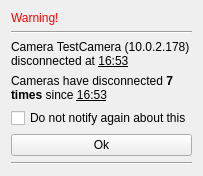
<?xml version="1.0" encoding="UTF-8"?>
<ui version="4.0">
 <class>QnPopupWidget</class>
 <widget class="QWidget" name="QnPopupWidget">
  <property name="geometry">
   <rect>
    <x>0</x>
    <y>0</y>
    <width>258</width>
    <height>195</height>
   </rect>
  </property>
  <property name="sizePolicy">
   <sizepolicy hsizetype="Fixed" vsizetype="Fixed">
    <horstretch>0</horstretch>
    <verstretch>0</verstretch>
   </sizepolicy>
  </property>
  <property name="windowTitle">
   <string>Form</string>
  </property>
  <property name="autoFillBackground">
   <bool>true</bool>
  </property>
  <layout class="QVBoxLayout" name="verticalLayout">
   <property name="sizeConstraint">
    <enum>QLayout::SetFixedSize</enum>
   </property>
   <item>
    <widget class="QLabel" name="label">
     <property name="sizePolicy">
      <sizepolicy hsizetype="Fixed" vsizetype="Fixed">
       <horstretch>0</horstretch>
       <verstretch>0</verstretch>
      </sizepolicy>
     </property>
     <property name="text">
      <string>&lt;html&gt;&lt;head/&gt;&lt;body&gt;&lt;p&gt;&lt;span style=&quot; color:#ff0000;&quot;&gt;Warning!&lt;/span&gt;&lt;/p&gt;&lt;/body&gt;&lt;/html&gt;</string>
     </property>
    </widget>
   </item>
   <item>
    <widget class="Line" name="line">
     <property name="orientation">
      <enum>Qt::Horizontal</enum>
     </property>
    </widget>
   </item>
   <item>
    <widget class="QLabel" name="label_2">
     <property name="text">
      <string>&lt;html&gt;&lt;head/&gt;&lt;body&gt;&lt;p&gt;Camera &lt;img src=&quot;:/skin/tree/camera_offline.png&quot; width=&quot;16&quot; height=&quot;16&quot;/&gt;TestCamera (10.0.2.178) disconnected at &lt;span style=&quot; text-decoration: underline;&quot;&gt;16:53&lt;/span&gt;&lt;/p&gt;&lt;/body&gt;&lt;/html&gt;</string>
     </property>
     <property name="wordWrap">
      <bool>true</bool>
     </property>
    </widget>
   </item>
   <item>
    <widget class="QLabel" name="label_3">
     <property name="text">
      <string>&lt;html&gt;&lt;head/&gt;&lt;body&gt;&lt;p&gt;Cameras have disconnected &lt;span style=&quot; font-weight:600;&quot;&gt;7 times&lt;/span&gt; since &lt;span style=&quot; text-decoration: underline;&quot;&gt;16:53&lt;/span&gt;&lt;/p&gt;&lt;/body&gt;&lt;/html&gt;</string>
     </property>
     <property name="wordWrap">
      <bool>true</bool>
     </property>
    </widget>
   </item>
   <item>
    <widget class="QCheckBox" name="checkBox">
     <property name="text">
      <string>Do not notify again about this</string>
     </property>
    </widget>
   </item>
   <item>
    <widget class="QPushButton" name="okButton">
     <property name="text">
      <string>Ok</string>
     </property>
    </widget>
   </item>
   <item>
    <widget class="Line" name="line_2">
     <property name="orientation">
      <enum>Qt::Horizontal</enum>
     </property>
    </widget>
   </item>
  </layout>
 </widget>
 <resources/>
 <connections/>
</ui>
